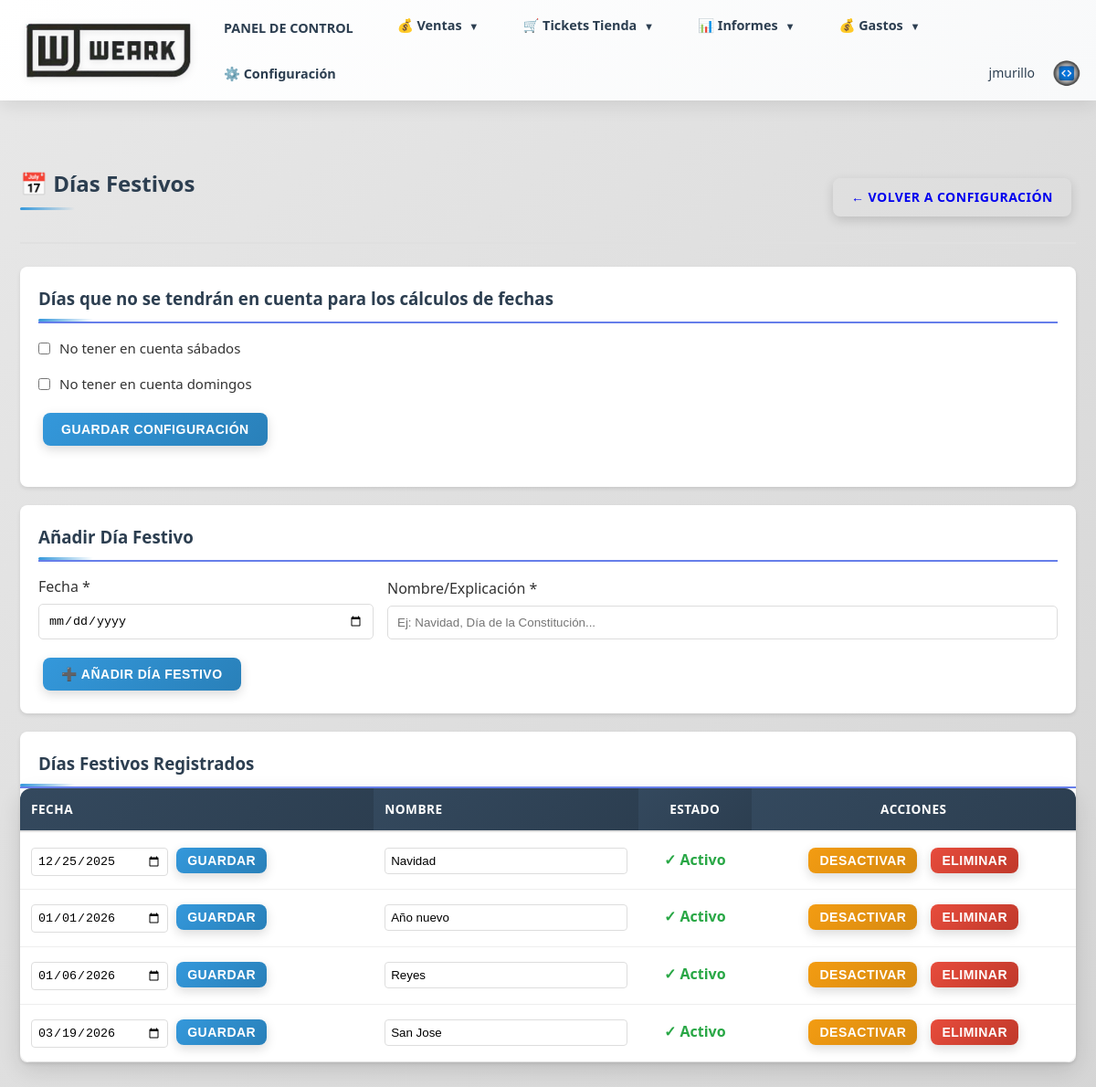
The page /configuracion/dias-festivos (signed in) on the database its author committed.
### models.py (models this page shows, shortened)
class Usuario(db.Model, UserMixin):
    __tablename__ = 'usuarios'
    id = db.Column(db.Integer, primary_key=True)
    usuario = db.Column(db.String(80), nullable=False, unique=True)
    password_hash = db.Column(db.String(255), nullable=False)
    correo = db.Column(db.String(100), nullable=False)
    telefono = db.Column(db.String(50))
    rol = db.Column(db.String(50), nullable=False)  # comercial, administracion, supervisor, usuario
    fecha_creacion = db.Column(db.DateTime, default=datetime.utcnow)
    ultimo_acceso = db.Column(db.DateTime)
    activo = db.Column(db.Boolean, default=True, nullable=False)
    def is_supervisor(self):
        return self.rol == 'supervisor'

class DiaFestivo(db.Model):
    __tablename__ = 'dias_festivos'
    id = db.Column(db.Integer, primary_key=True)
    fecha = db.Column(db.Date, nullable=False)
    nombre = db.Column(db.String(200), nullable=False)  # Nombre/explicación del día festivo
    activo = db.Column(db.Boolean, nullable=False, default=True)
    fecha_creacion = db.Column(db.DateTime, default=datetime.utcnow)

### routes/configuracion.py (the view, shortened to what this page needs)
@configuracion_bp.route('/configuracion/dias-festivos', methods=['GET', 'POST'])
@login_required
@supervisor_required
def gestion_dias_festivos():
    config_sabados = Configuracion.query.filter_by(clave='excluir_sabados').first()
    excluir_sabados = config_sabados.valor.lower() == 'true' if config_sabados else False
    config_domingos = Configuracion.query.filter_by(clave='excluir_domingos').first()
    excluir_domingos = config_domingos.valor.lower() == 'true' if config_domingos else False
    dias_festivos = DiaFestivo.query.order_by(DiaFestivo.fecha).all()
    return render_template('configuracion/dias_festivos.html',
                         dias_festivos=dias_festivos,
                         excluir_sabados=excluir_sabados,
                         excluir_domingos=excluir_domingos)

### app.py (called while the page is built)
@login_manager.user_loader
def load_user(user_id):
    from models import Usuario, Cliente
    if user_id.startswith('cliente_'):
        cliente_id = int(user_id.replace('cliente_', ''))
        cliente = Cliente.query.get(cliente_id)
        if cliente and cliente.tiene_acceso_web():
            return cliente
        return None
    else:
        return Usuario.query.get(int(user_id))

### utils/auth.py (called while the page is built)
def supervisor_required(f):
    @wraps(f)
    def decorated_function(*args, **kwargs):
        if not current_user.is_authenticated:
            flash('Debes iniciar sesión para acceder a esta página', 'error')
            return redirect(url_for('auth.login'))
        if not current_user.is_supervisor():
            flash('No tienes permisos para acceder a esta página', 'error')
            return redirect(url_for('index.index'))
        return f(*args, **kwargs)
    return decorated_function

### templates/configuracion/dias_festivos.html (shortened to what this page needs)
{% extends "base.html" %}
{% block content %}
<div class="dias-festivos-container">
    <div class="header-section">
        <h2>📅 Días Festivos</h2>
        <a href="{{ url_for('configuracion.index') }}" class="btn btn-secondary">← Volver a Configuración</a>
    </div>
    <div class="config-section" style="background: white; padding: 20px; border-radius: 8px; box-shadow: 0 2px 4px rgba(0,0,0,0.1); margin-bottom: 20px;">
        <h3 style="margin-top: 0; margin-bottom: 15px; color: #2c3e50; border-bottom: 2px solid #667eea; padding-bottom: 10px;">
            Días que no se tendrán en cuenta para los cálculos de fechas
        </h3>
        <form method="POST" style="margin-bottom: 20px;">
            <div style="display: flex; flex-direction: column; gap: 15px;">
                <div style="display: flex; align-items: center; gap: 10px;">
                    <input type="checkbox" name="excluir_sabados" id="excluir_sabados" {% if excluir_sabados %}checked{% endif %}>
                    <label for="excluir_sabados" style="font-size: 15px; font-weight: 500; cursor: pointer;">No tener en cuenta sábados</label>
                </div>
                <div style="display: flex; align-items: center; gap: 10px;">
                    <input type="checkbox" name="excluir_domingos" id="excluir_domingos" {% if excluir_domingos %}checked{% endif %}>
                    <label for="excluir_domingos" style="font-size: 15px; font-weight: 500; cursor: pointer;">No tener en cuenta domingos</label>
                </div>
            </div>
            <div style="margin-top: 15px;">
                <button type="submit" class="btn btn-primary">Guardar Configuración</button>
            </div>
        </form>
    </div>
    <div class="form-section" style="background: white; padding: 20px; border-radius: 8px; box-shadow: 0 2px 4px rgba(0,0,0,0.1); margin-bottom: 20px;">
        <h3 style="margin-top: 0; margin-bottom: 15px; color: #2c3e50; border-bottom: 2px solid #667eea; padding-bottom: 10px;">
            Añadir Día Festivo
        </h3>
        <form method="POST" id="formNuevoDia">
            <div style="display: grid; grid-template-columns: 1fr 2fr; gap: 15px; align-items: end;">
                <div>
                    <label for="fecha" style="display: block; margin-bottom: 5px; font-weight: 500;">Fecha *</label>
                    <input type="date" name="fecha" id="fecha" required style="width: 100%; padding: 10px; border: 1px solid #ddd; border-radius: 5px;">
                </div>
                <div>
                    <label for="nombre" style="display: block; margin-bottom: 5px; font-weight: 500;">Nombre/Explicación *</label>
                    <input type="text" name="nombre" id="nombre" required placeholder="Ej: Navidad, Día de la Constitución..." style="width: 100%; padding: 10px; border: 1px solid #ddd; border-radius: 5px;">
                </div>
            </div>
            <div style="margin-top: 15px;">
                <button type="submit" class="btn btn-primary">➕ Añadir Día Festivo</button>
            </div>
        </form>
    </div>
    <div class="table-container" style="background: white; border-radius: 8px; box-shadow: 0 2px 4px rgba(0,0,0,0.1);">
        <h3 style="margin: 0; padding: 20px 20px 10px 20px; color: #2c3e50; border-bottom: 2px solid #667eea; padding-bottom: 10px;">
            Días Festivos Registrados
        </h3>
        {% if dias_festivos %}
        <table class="dias-festivos-table" style="width: 100%; border-collapse: collapse;">
            <thead>
                <tr style="background: #f8f9fa;">
                    <th style="padding: 12px; text-align: left; border-bottom: 2px solid #e0e0e0;">Fecha</th>
                    <th style="padding: 12px; text-align: left; border-bottom: 2px solid #e0e0e0;">Nombre</th>
                    <th style="padding: 12px; text-align: center; border-bottom: 2px solid #e0e0e0;">Estado</th>
                    <th style="padding: 12px; text-align: center; border-bottom: 2px solid #e0e0e0;">Acciones</th>
                </tr>
            </thead>
            <tbody>
                {% for dia in dias_festivos %}
                <tr style="border-bottom: 1px solid #e0e0e0;" data-id="{{ dia.id }}">
                    <td style="padding: 12px;">
                        <form method="POST" style="display: inline;" id="form-editar-{{ dia.id }}">
                            <input type="date" name="fecha" value="{{ dia.fecha.strftime('%Y-%m-%d') }}" required style="padding: 6px; border: 1px solid #ddd; border-radius: 4px; width: 150px;">
                            <button type="submit" class="btn btn-sm btn-primary" style="padding: 6px 12px; margin-left: 5px;">Guardar</button>
                        </form>
                    </td>
                    <td style="padding: 12px;">
                        <input type="text" form="form-editar-{{ dia.id }}" name="nombre" value="{{ dia.nombre }}" required style="padding: 6px; border: 1px solid #ddd; border-radius: 4px; width: 100%; max-width: 300px;">
                    </td>
                    <td style="padding: 12px; text-align: center;">
                        {% if dia.activo %}
                            <span style="color: #28a745; font-weight: 600;">✓ Activo</span>
                        {% else %}
                            <span style="color: #dc3545; font-weight: 600;">✗ Inactivo</span>
                        {% endif %}
                    </td>
                    <td style="padding: 12px; text-align: center;">
                        <div style="display: flex; gap: 5px; justify-content: center;">
                            {% if dia.activo %}
                            <form method="POST" style="display: inline;">
                                <button type="submit" class="btn btn-sm btn-warning" style="padding: 6px 12px;">Desactivar</button>
                            </form>
                            {% else %}
                            <form method="POST" style="display: inline;">
                                <input type="hidden" name="accion" value="activar">
                                <input type="hidden" name="dia_id" value="{{ dia.id }}">
                                <button type="submit" class="btn btn-sm btn-success" style="padding: 6px 12px;">Activar</button>
                            </form>
                            {% endif %}
                            <form method="POST" style="display: inline;" onsubmit="return confirm('¿Está seguro de eliminar este día festivo?');">
                                <button type="submit" class="btn btn-sm btn-danger" style="padding: 6px 12px;">Eliminar</button>
                            </form>
                        </div>
                    </td>
                </tr>
                {% endfor %}
            </tbody>
        </table>
        {% else %}
        <div style="padding: 40px; text-align: center; color: #999;">
            <p>No hay días festivos registrados.</p>
        </div>
        {% endif %}
    </div>
</div>
{% endblock %}

### templates/base.html (shortened to what this page needs)
<!DOCTYPE html>
<html lang="es">
<head>
    <link rel="stylesheet" href="{{ url_for('static', filename='css/style.css') }}">
</head>
<body>
    <header>
        <div class="container header-wrapper">
            <a href="{{ url_for('index.index') }}" style="text-decoration: none; display: flex; align-items: center;">
                <img src="{{ url_for('static', filename='logo_base.png') }}" alt="Logo" class="header-logo">
            </a>
            <nav id="mainNav">
                {% if current_user.is_authenticated %}
                    <a href="{{ url_for('index.index') }}">PANEL DE CONTROL</a>
                    {% if current_user.rol == 'usuario' %}
                        <a href="{{ url_for('solicitudes.listado_solicitudes') }}">SOLICITUDES</a>
                    {% else %}
                        <div class="dropdown">
                            <a href="#" class="dropdown-toggle">💰 Ventas <span class="dropdown-arrow">▼</span></a>
                        </div>
                        <div class="dropdown">
                            <a href="#" class="dropdown-toggle">🛒 Tickets Tienda <span class="dropdown-arrow">▼</span></a>
                        </div>
                        <div class="dropdown">
                            <a href="#" class="dropdown-toggle">📊 Informes <span class="dropdown-arrow">▼</span></a>
                        </div>
                        <div class="dropdown">
                            <a href="#" class="dropdown-toggle">💰 Gastos <span class="dropdown-arrow">▼</span></a>
                        </div>
                        {% if current_user.is_supervisor() %}
                            <a href="{{ url_for('configuracion.index') }}">⚙️ Configuración</a>
                        {% endif %}
                    {% endif %}
                    <div class="user-menu">
                        <span class="user-name">{{ current_user.usuario }}</span>
                        <a href="{{ url_for('auth.logout') }}" class="logout-btn-circle" title="Cerrar Sesión">
                            <img src="{{ url_for('static', filename='logo_jm.png') }}" alt="Cerrar Sesión" style="width: 100%; height: 100%; object-fit: contain;">
                        </a>
                    </div>
                {% endif %}
            </nav>
        </div>
    </header>
    <div class="container">
        {% block content %}{% endblock %}
    </div>
</body>
</html>

### templates/configuracion/dias_festivos.html (style rules this page uses)
.dias-festivos-container { max-width: 1200px; margin: 0 auto; padding: 20px; }
.header-section { display: flex; justify-content: space-between; align-items: center; margin-bottom: 25px; padding-bottom: 15px; border-bottom: 2px solid #e0e0e0; }

### rows shown on the page
Usuario: usuario "jmurillo"
DiaFestivo: fecha "12/25/2025", nombre "Navidad", activo "✓ Activo"
DiaFestivo: fecha "01/01/2026", nombre "Año nuevo", activo "✓ Activo"
DiaFestivo: fecha "01/06/2026", nombre "Reyes", activo "✓ Activo"
DiaFestivo: fecha "03/19/2026", nombre "San Jose", activo "✓ Activo"
